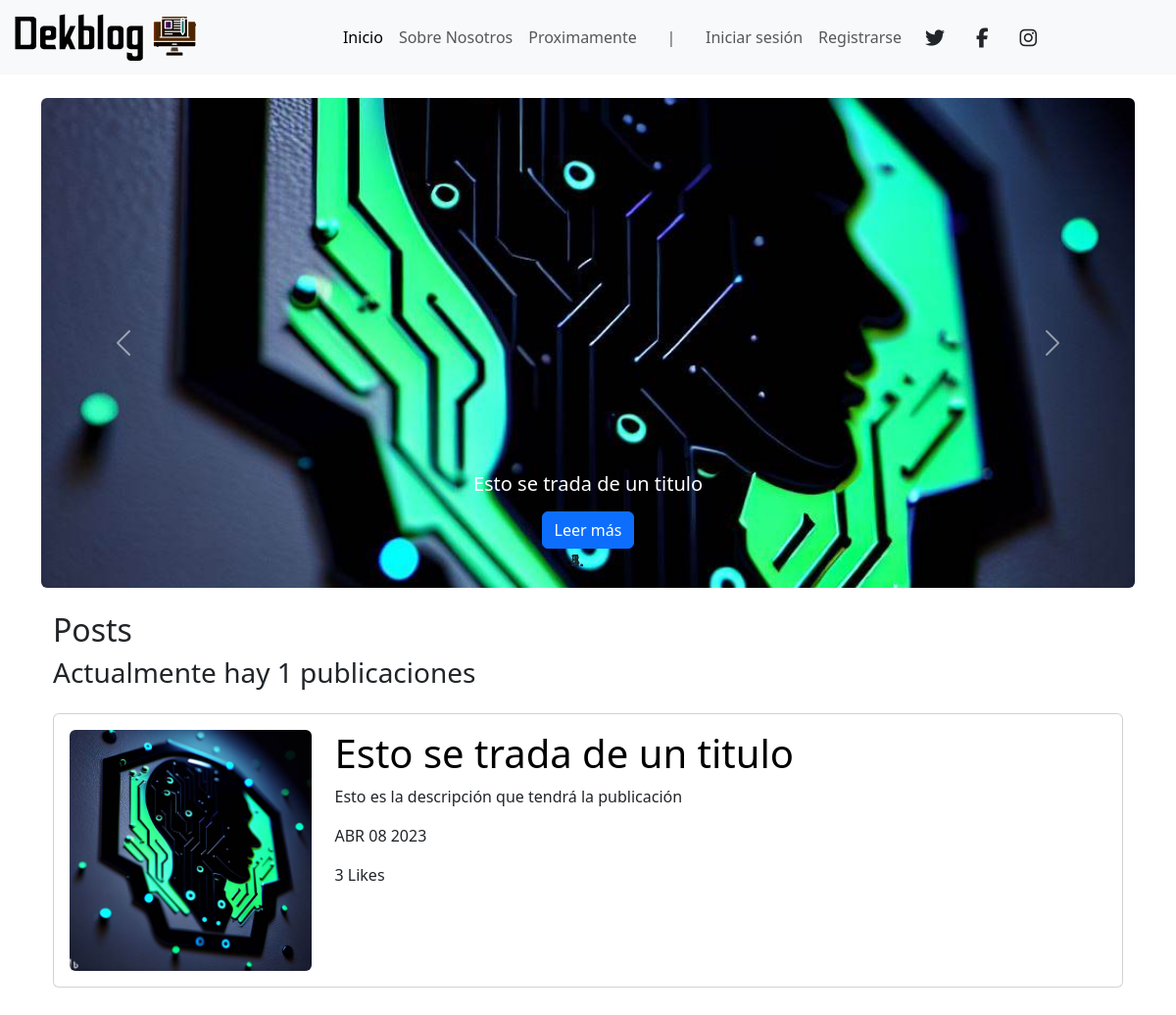
/, run on an earlier commit of the app's database.
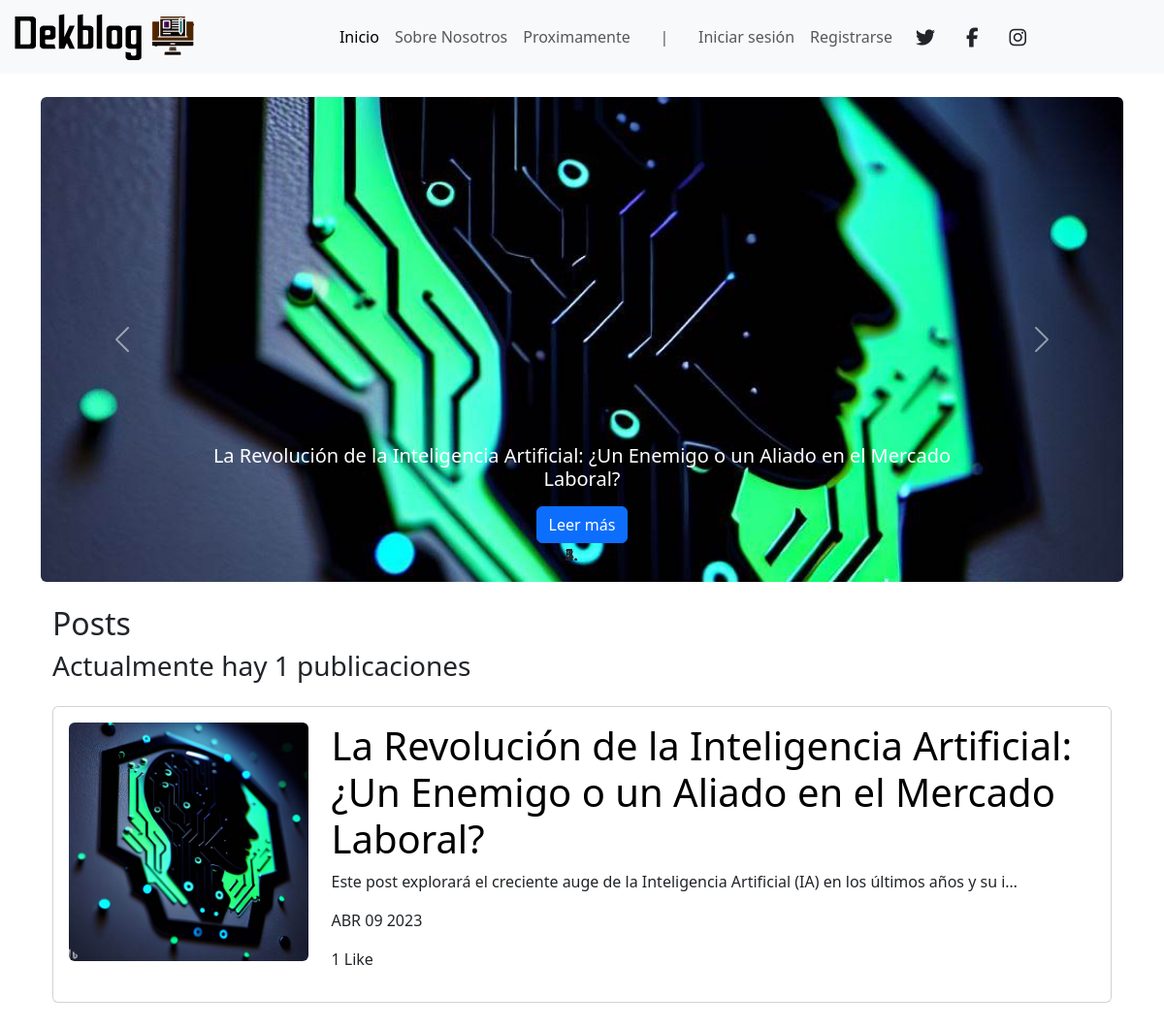
And on a later commit of the database.
### blog/models.py (models this page shows, shortened)
class Post(models.Model):
    title = CharField(max_length=100)
    description = CharField(max_length=1000)
    content = TextField(max_length=6000, null=True)
    ilustration = ImageField(upload_to="blog/images/blog", null=True)
    continuation_of_content = TextField(max_length=6000, null=True)
    ilustration_2 = ImageField(upload_to="blog/images/blog", null=True)
    end_of_content = TextField(max_length=6000, null=True)
    image = ImageField(upload_to="blog/images/blog")
    date = DateField(default=date.today)
    likes = models.ManyToManyField(User, related_name='likes', blank=True)

### blog/views.py (the view)
# urls.py: path('', views.renderPosts, name="posts"),
def renderPosts(request):
    total_posts = Post.objects.count()
    posts = Post.objects.order_by("-date")
    popular_posts = set(Post.objects.annotate(num_likes=Count('likes')).order_by('-num_likes')[:5])
    return render (request, "blog.html", {"posts": posts, "total_posts": total_posts, "popular_posts": popular_posts })

### blog/templates/blog.html (shortened to what this page needs)
{% load static %}
<!DOCTYPE html>
<html lang="en">
<head>
    <link href="https://cdn.jsdelivr.net/npm/bootstrap@5.3.0-alpha3/dist/css/bootstrap.min.css" rel="stylesheet">
    <link rel="stylesheet" href="{% static 'style.css' %}">
</head>
<body class="text-dark">
    {% include 'partials/navbar.html' %}
    <br>
    <div class="container">
        <div class="row">
          <div class="col-md-12">
            <div id="popular-posts-carousel" class="carousel slide" data-ride="carousel" data-interval="6000">
              <ol class="carousel-indicators">
              </ol>
              <div class="carousel-inner" style="height: 500px;">
                {% for post in popular_posts|slice:":5" %}
                  <div class="carousel-item{% if forloop.first %} active{% endif %}">
                    <img src="{{ post.image.url }}" class="d-block w-100 img-fluid rounded" alt="{{ post.title }}" style="object-fit: cover; height: 500px;">
                    <div class="carousel-caption d-none d-md-block">
                      <h5>{{ post.title }}</h5>
                      <a href="{% url 'post_detail' post.pk %}" class="btn btn-primary">Leer más</a>
                    </div>
                  </div>
                {% endfor %}
              </div>
              <a class="carousel-control-prev" href="#popular-posts-carousel" role="button" data-slide="prev">
                <span class="carousel-control-prev-icon" aria-hidden="true"></span>
              </a>
              <a class="carousel-control-next" href="#popular-posts-carousel" role="button" data-slide="next">
                <span class="carousel-control-next-icon" aria-hidden="true"></span>
              </a>
            </div>
          </div>
        </div>
      </div>
    <div class="container p-4">
        <h1 class="fs-2">Posts</h1>
        <h3>Actualmente hay {{total_posts}} publicaciones</h3>
        {% for post in posts %}
        <div class="py-3">
            <div class="card card-body bg-#373130">
                <div class="row">
                    <div class="col-3">
                        <img class="img-fluid rounded" src="{{post.image.url}}" alt="{{post.title}}">
                    </div>
                    <div class="col-9">
                    <a class="text-decoration-none text-black" href="{% url 'post_detail' post.id%}"><h1>{{post.title}}</h1></a>
                    <p>{{post.description|striptags|truncatechars:100}}</p>
                    <p>{{post.date|date:'M d Y'|upper}}</p>
                {% with total_likes=post.likes.count %}
                    <p>{{ total_likes }} {{ total_likes|pluralize:"Like,Likes" }} </p>
                {% endwith %}
                </div>
            </div>
        </div>
    </div>
        {% endfor %}
    </div>
</body>
</html>

### blog/templates/partials/navbar.html (shortened to what this page needs)
{% load static %}
<nav class="navbar navbar-expand-lg navbar-light bg-light">
    <div class="container-fluid">
        <a class="navbar-brand" href="#"><img src="{% static 'blog/image (1).png'%}" alt="Logo"></a>
        <div class="collapse navbar-collapse justify-content-center" id="navbarNav">
        <ul class="navbar-nav align-items-center">
            <li class="nav-item">
                <a class="nav-link active" href="{% url 'posts'%}">Inicio</a>
            </li>
            <li class="nav-item">
                <a class="nav-link" href="#">Sobre Nosotros</a>
            </li>
            <li class="nav-item">
                <a class="nav-link" href="#">Proximamente</a>
            </li>
            <li class="nav-item">
                <a class="nav-link">ㅤ|ㅤ</a>
            </li>
            {% if user.is_authenticated %}
            <div class="bg-light">
                <div class="container">
                    <div class="row">
                    <div class="col">
                        <nav class="navbar navbar-expand-lg navbar-light">
                        <div class="nav-item">
                            <a class="nav-link" href="#">
                            <i class="fas fa-user mr-2"></i>
                            Bienvenido {{ user.username }}
                            </a>
                        </div>
                        </nav>
                    </div>
                    </div>
                </div>
                </div>
                <li class="nav-item"></li>
                <a class="nav-link" href="{% url 'logout' %}">Cerrar sesión</a>
            {% else %}
            <li class="nav-item"><a class="nav-link" href="{% url 'login' %}">Iniciar sesión</a></li>
            <li class="nav-item"><a class="nav-link" href="{% url 'register' %}">Registrarse</a></li>
            {% endif %}
            <div class="flex-row d-flex">
            <li class="nav-item">
                <a href="https://twitter.com/DekBlog" target="_blank"><i class="fab fa-twitter fa-lg mx-3"></i></a>
            </li>
            <li class="nav-item">
                <a href="https://www.facebook.com/profile.php?id=100081686283136" target="_blank"><i class="fab fa-facebook-f fa-lg mx-3"></i></a>
            </li>
            <li class="nav-item">
                <a href="https://www.instagram.com/dekblog_/" target="_blank"><i class="fab fa-instagram fa-lg mx-3"></i></a>
            </li>
        </div>
        </ul>
        </div>
    </div>
    </nav>

### blog/static/style.css (style rules this page uses)
a { text-decoration: none; color: inherit; }
#popular-posts-carousel.carousel { height: 500px; }

What changed in the data, as far as the page shows it:
removed Post: image (picture), title "Esto se trada de un titulo", description "Esto es la descripción que tendrá la publicación", date "ABR 08 2023", likes.count "3"
added Post: image (picture), title "La Revolución de la Inteligencia Artificial: ¿Un Enemigo o un Aliado en el Mercado Laboral?", description "Este post explorará el creciente auge de la Inteligencia Artificial (IA) en los últimos años y su i…", date "ABR 09 2023", likes.count "1"
